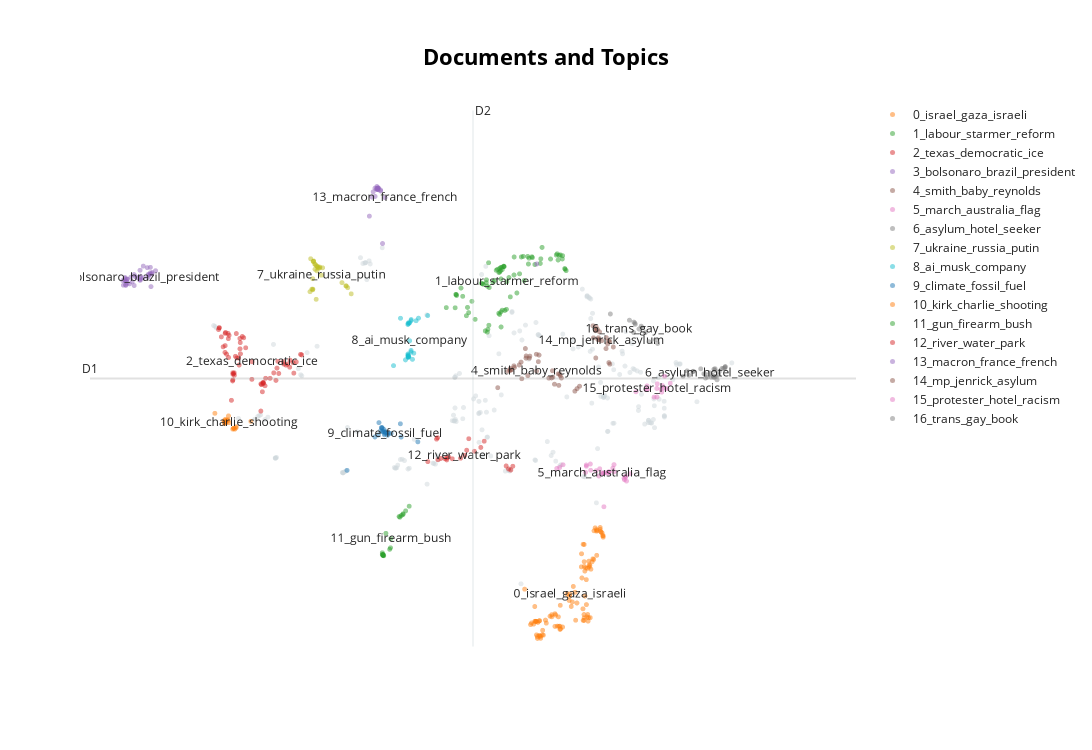

Notebook code for this chart:
### Markdown cell above
## 1.2 Understanding Topic Identification

Now we have established our topics, let's explain how topics are determined in the first place. Understanding the underlying process helps with interpretation of the many different analysis options that come built in to BERTopic.

Remember `embedding_atlas` and how it represented the relative similarity and difference between documents? We'll do the same using a built-in BERTopic function.

### Code cell
topic_model.visualize_documents(docs=titles, topics=topics, embeddings=embeddings)
